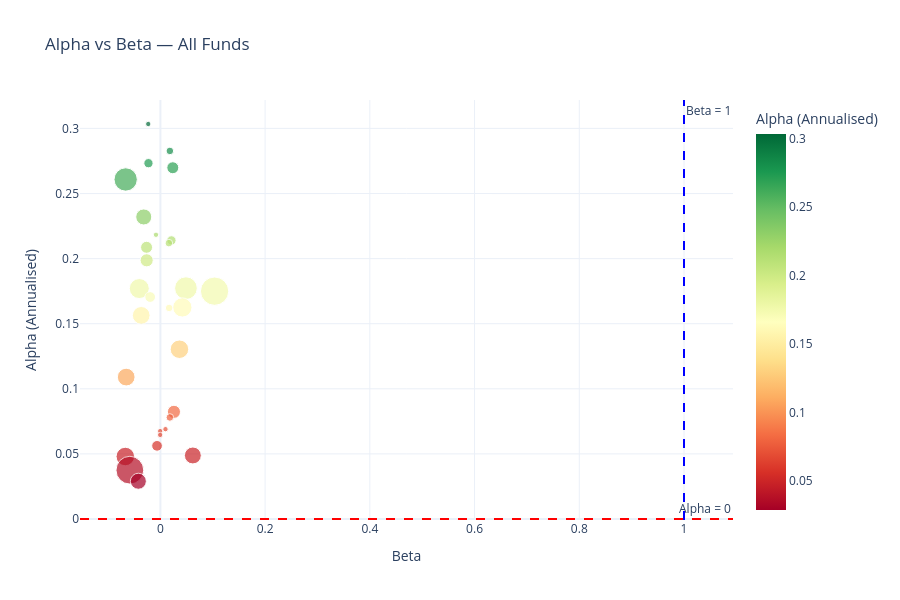

Source (notebook cell):
### Code cell
# Cell 6 — Alpha and Beta (OLS Regression vs Nifty 100)
benchmark_df['date'] = pd.to_datetime(benchmark_df['date'])

# Get Nifty 100 returns
nifty100 = benchmark_df[benchmark_df['index_name'] == 'NIFTY100'].copy()
nifty100 = nifty100.sort_values('date')
nifty100['benchmark_return'] = nifty100['close_value'].pct_change()
nifty100 = nifty100.dropna(subset=['benchmark_return'])

alpha_beta_results = []

for amfi_code, group in returns_df.groupby('amfi_code'):
    merged = group[['date', 'daily_return']].merge(
        nifty100[['date', 'benchmark_return']], on='date', how='inner'
    )
    if len(merged) < 30:
        continue
    slope, intercept, r_value, p_value, std_err = stats.linregress(
        merged['benchmark_return'], merged['daily_return']
    )
    alpha_beta_results.append({
        'amfi_code': amfi_code,
        'alpha': round(intercept * 252, 4),
        'beta': round(slope, 4),
        'r_squared': round(r_value ** 2, 4)
    })

alpha_beta_df = pd.DataFrame(alpha_beta_results)
alpha_beta_df = alpha_beta_df.merge(
    performance_df[['amfi_code', 'scheme_name']], on='amfi_code', how='left'
)
alpha_beta_df['alpha_rank'] = alpha_beta_df['alpha'].rank(ascending=False).astype(int)
alpha_beta_df = alpha_beta_df.sort_values('alpha', ascending=False).reset_index(drop=True)
alpha_beta_df = alpha_beta_df[['amfi_code', 'scheme_name', 'alpha', 'beta', 'r_squared', 'alpha_rank']]

# Plot Alpha vs Beta scatter
# Improved Alpha vs Beta chart
fig = px.scatter(
    alpha_beta_df,
    x='beta',
    y='alpha',
    hover_name='scheme_name',
    title='Alpha vs Beta — All Funds',
    labels={'alpha': 'Alpha (Annualised)', 'beta': 'Beta'},
    color='alpha',
    size='r_squared',
    color_continuous_scale='RdYlGn'
)
fig.add_hline(y=0, line_dash='dash', line_color='red', annotation_text='Alpha = 0')
fig.add_vline(x=1, line_dash='dash', line_color='blue', annotation_text='Beta = 1')
fig.update_traces(textposition='top center', textfont_size=8)
fig.update_layout(height=600, template='plotly_white')
fig.show()
fig.write_image("charts/alpha_beta.png")


# Save CSV
alpha_beta_df.to_csv('alpha_beta.csv', index=False)
print("✅ Alpha & Beta computed and saved!")
print(alpha_beta_df.to_string(index=False))

### Figure 1 — Plotly figure (JSON) as saved in the notebook; plotly's stock layout.template omitted (floating-point values rounded to 4 significant figures)
{"data": [{"hovertemplate": "<b>%{hovertext}</b><br><br>Beta=%{x}<br>Alpha (Annualised)=%{marker.color}<br>r_squared=%{marker.size}<extra></extra>", "hovertext": ["SBI Small Cap Fund - Regular Plan - Growth", "DSP Small Cap Fund - Regular - Growth", "ICICI Pru Midcap Fund - Regular - Growth", "Mirae Asset Tax Saver Fund - Regular - Growth", "Kotak Flexicap Fund - Regular - Growth", "HDFC Mid-Cap Opportunities Fund - Regular - Growth", "Mirae Asset Large Cap Fund - Regular - Growth", "DSP Midcap Fund - Regular - Growth", "Axis Midcap Fund - Regular - Growth", "SBI Bluechip Fund - Regular Plan - Growth", "Nippon India Large Cap Fund - Regular - Growth", "ABSL Frontline Equity Fund - Regular - Growth", "ICICI Pru Bluechip Fund - Direct - Growth", "Mirae Asset Emerging Bluechip Fund - Regular - Growth", "SBI Bluechip Fund - Direct Plan - Growth", "HDFC Top 100 Fund - Direct Plan - Growth", "ICICI Pru Bluechip Fund - Regular - Growth", "Nippon India Small Cap Fund - Regular - Growth", "UTI Nifty 50 Index Fund - Regular - Growth", "ICICI Pru Value Discovery Fund - Regular - Growth", "UTI Flexi Cap Fund - Regular - Growth", "Nippon India Large Cap Fund - Direct - Growth", "Nippon India ETF Nifty 50 BeES", "DSP Top 100 Equity Fund - Regular - Growth", "Kotak Bluechip Fund - Regular - Growth", "HDFC Mid-Cap Opportunities Fund - Direct - Growth", "ABSL Small Cap Fund - Regular - Growth", "Axis Bluechip Fund - Direct - Growth", "Kotak Emerging Equity Fund - Regular - Growth", "Axis Bluechip Fund - Regular - Growth", "ICICI Pru Liquid Fund - Regular - Growth", "Kotak Liquid Fund - Regular - Growth", "ABSL Liquid Fund - Regular - Growth", "SBI Magnum Gilt Fund - Regular Plan - Growth", "Nippon India Gilt Securities Fund - Regular - Growth", "SBI Small Cap Fund - Direct Plan - Growth", "Axis Small Cap Fund - Regular - Growth", "HDFC Short Term Debt Fund - Regular - Growth", "HDFC Top 100 Fund - Regular Plan - Growth", "UTI Mid Cap Fund - Regular - Growth"], "legendgroup": "", "marker": {"color": [0.3034, 0.3006, 0.2926, 0.2827, 0.2733, 0.272, 0.2698, 0.266, 0.2608, 0.232, 0.2183, 0.214, 0.2119, 0.2087, 0.1987, 0.1773, 0.177, 0.175, 0.1705, 0.1625, 0.1621, 0.1564, 0.1514, 0.1317, 0.1304, 0.1199, 0.109, 0.0823, 0.078, 0.069, 0.0675, 0.0646, 0.0609, 0.0562, 0.0507, 0.0488, 0.048, 0.0428, 0.0375, 0.029], "coloraxis": "coloraxis", "size": [0.0001, 0.0, 0.0, 0.0002, 0.0003, 0.0, 0.0005, 0.0, 0.0019, 0.0009, 0.0001, 0.0003, 0.0002, 0.0005, 0.0006, 0.0018, 0.0014, 0.0028, 0.0004, 0.0013, 0.0002, 0.0011, 0.0, 0.0, 0.0012, 0.0, 0.0011, 0.0006, 0.0002, 0.0001, 0.0001, 0.0001, 0.0, 0.0004, 0.0, 0.001, 0.0012, 0.0, 0.0027, 0.0009], "sizemode": "area", "sizeref": 7e-06, "symbol": "circle"}, "mode": "markers", "name": "", "orientation": "v", "showlegend": false, "textfont": {"size": 8}, "textposition": "top center", "type": "scatter", "x": [-0.0232, 0.0115, 0.0005, 0.0181, -0.0228, 0.0051, 0.0237, -0.0025, -0.0663, -0.0318, -0.0084, 0.0211, 0.0162, -0.0264, -0.0262, 0.0488, -0.0403, 0.1035, -0.0195, 0.0419, 0.0167, -0.0366, -0.0014, -0.0041, 0.0364, 0.0091, -0.0653, 0.0259, 0.0181, 0.0097, -0.0004, -0.0004, 0.0003, -0.0064, 0.0013, 0.062, -0.067, 0.0012, -0.0583, -0.0421], "xaxis": "x", "y": [0.3034, 0.3006, 0.2926, 0.2827, 0.2733, 0.272, 0.2698, 0.266, 0.2608, 0.232, 0.2183, 0.214, 0.2119, 0.2087, 0.1987, 0.1773, 0.177, 0.175, 0.1705, 0.1625, 0.1621, 0.1564, 0.1514, 0.1317, 0.1304, 0.1199, 0.109, 0.0823, 0.078, 0.069, 0.0675, 0.0646, 0.0609, 0.0562, 0.0507, 0.0488, 0.048, 0.0428, 0.0375, 0.029], "yaxis": "y"}], "layout": {"annotations": [{"showarrow": false, "text": "Alpha = 0", "x": 1, "xanchor": "right", "xref": "x domain", "y": 0, "yanchor": "bottom", "yref": "y"}, {"showarrow": false, "text": "Beta = 1", "x": 1, "xanchor": "left", "xref": "x", "y": 1, "yanchor": "top", "yref": "y domain"}], "coloraxis": {"colorbar": {"title": {"text": "Alpha (Annualised)"}}, "colorscale": [[0, "rgb(165,0,38)"], [0.1, "rgb(215,48,39)"], [0.2, "rgb(244,109,67)"], [0.3, "rgb(253,174,97)"], [0.4, "rgb(254,224,139)"], [0.5, "rgb(255,255,191)"], [0.6, "rgb(217,239,139)"], [0.7, "rgb(166,217,106)"], [0.8, "rgb(102,189,99)"], [0.9, "rgb(26,152,80)"], [1, "rgb(0,104,55)"]]}, "height": 600, "legend": {"itemsizing": "constant", "tracegroupgap": 0}, "shapes": [{"line": {"color": "red", "dash": "dash"}, "type": "line", "x0": 0, "x1": 1, "xref": "x domain", "y0": 0, "y1": 0, "yref": "y"}, {"line": {"color": "blue", "dash": "dash"}, "type": "line", "x0": 1, "x1": 1, "xref": "x", "y0": 0, "y1": 1, "yref": "y domain"}], "title": {"text": "Alpha vs Beta — All Funds"}, "xaxis": {"anchor": "y", "domain": [0, 1], "title": {"text": "Beta"}}, "yaxis": {"anchor": "x", "domain": [0, 1], "title": {"text": "Alpha (Annualised)"}}}}
